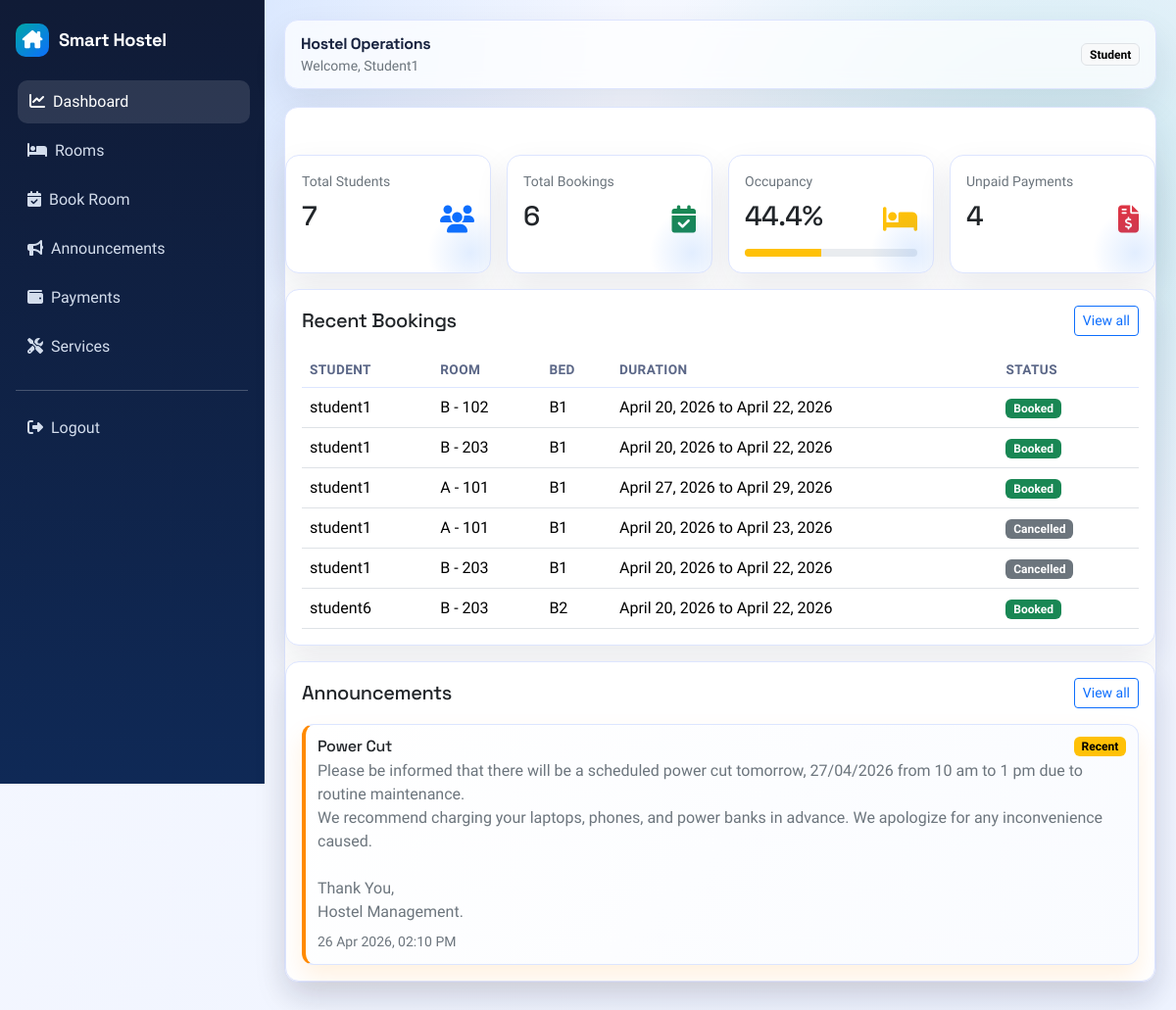
/dashboard (signed in), run on an earlier commit of the app's database.
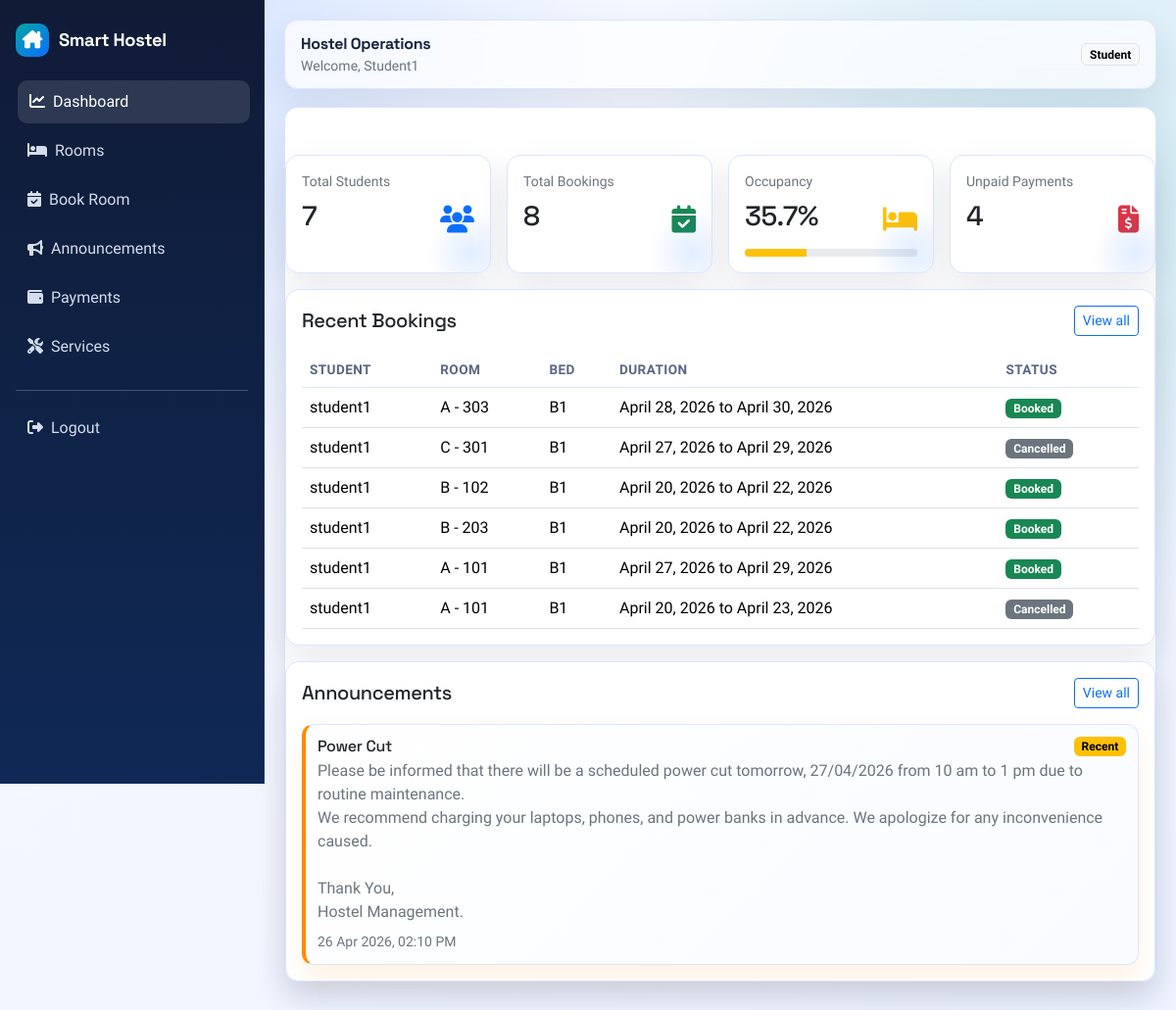
And on a later commit of the database.
### bookings/models.py (models this page shows, shortened)
class Booking(models.Model):
	STATUS_BOOKED = "booked"
	STATUS_CANCELLED = "cancelled"
	STATUS_COMPLETED = "completed"
	STATUS_CHOICES = [
		(STATUS_BOOKED, "Booked"),
		(STATUS_CANCELLED, "Cancelled"),
		(STATUS_COMPLETED, "Completed"),
	]
	user = models.ForeignKey(settings.AUTH_USER_MODEL, on_delete=models.CASCADE, related_name="bookings")
	room = models.ForeignKey("hostel.Room", on_delete=models.PROTECT, related_name="bookings")
	bed = models.ForeignKey("hostel.Bed", on_delete=models.PROTECT, related_name="bookings")
	start_date = models.DateField()
	end_date = models.DateField()
	expires_at = models.DateTimeField(blank=True, null=True)
	status = models.CharField(max_length=20, choices=STATUS_CHOICES, default=STATUS_BOOKED)
	qr_code = models.ImageField(upload_to="bookings/qr_codes/", blank=True, null=True)
	check_in_at = models.DateTimeField(blank=True, null=True)
	created_at = models.DateTimeField(auto_now_add=True)
	class Meta:
		ordering = ["-created_at"]

### accounts/models.py (models this page shows, shortened)
class User(AbstractUser):
	ROLE_ADMIN = "admin"
	ROLE_STUDENT = "student"
	ROLE_CHOICES = [
		(ROLE_ADMIN, "Admin"),
		(ROLE_STUDENT, "Student"),
	]
	role = models.CharField(max_length=20, choices=ROLE_CHOICES, default=ROLE_STUDENT)

### hostel/models.py (models this page shows, shortened)
class Room(models.Model):
	TYPE_SINGLE = "single"
	TYPE_DOUBLE = "double"
	TYPE_TRIPLE = "triple"
	TYPE_DORM = "dorm"
	ROOM_TYPE_CHOICES = [
		(TYPE_SINGLE, "Single"),
		(TYPE_DOUBLE, "Double"),
		(TYPE_TRIPLE, "Triple"),
		(TYPE_DORM, "Dorm"),
	]
	hostel = models.ForeignKey(Hostel, on_delete=models.CASCADE, related_name="rooms")
	room_number = models.CharField(max_length=30)
	room_type = models.CharField(max_length=20, choices=ROOM_TYPE_CHOICES)
	capacity = models.PositiveIntegerField()
	available_beds = models.IntegerField(default=0)
	class Meta:
		ordering = ["room_number"]
		unique_together = ("hostel", "room_number")

class Bed(models.Model):
	room = models.ForeignKey(Room, on_delete=models.CASCADE, related_name="beds")
	bed_number = models.CharField(max_length=30)
	is_available = models.BooleanField(default=True)
	class Meta:
		ordering = ["bed_number"]
		unique_together = ("room", "bed_number")

### announcements/models.py (models this page shows, shortened)
class Announcement(models.Model):
    title = models.CharField(max_length=255)
    message = models.TextField()
    created_at = models.DateTimeField(auto_now_add=True)
    created_by = models.ForeignKey(
        settings.AUTH_USER_MODEL,
        on_delete=models.CASCADE,
        related_name="announcements",
        limit_choices_to={"role": "admin"},
    )
    class Meta:
        ordering = ["-created_at"]

### accounts/views.py (the view)
# urls.py: path("dashboard", dashboard_view, name="dashboard"),
@login_required
def dashboard_view(request):
	return render(request, "dashboard.html", _build_dashboard_context(request))

### accounts/views.py (called while the page is built)
def _is_admin_user(user):
	role = (getattr(user, "role", "") or "").strip().lower()
	return bool(user and user.is_authenticated and (user.is_superuser or role == User.ROLE_ADMIN.lower()))

### core/context_processors.py (called while the page is built)
def _is_admin_user(user):
    role = (getattr(user, "role", "") or "").strip().lower()
    return bool(user and user.is_authenticated and (user.is_superuser or role == "admin"))

def notification_context(request):
    if not request.user.is_authenticated:
        return {"recent_notifications": [], "unread_notification_count": 0, "is_admin_user": False}
    notifications = Notification.objects.filter(recipient=request.user).only("title", "message", "created_at", "is_read")[:5]
    unread_count = Notification.objects.filter(recipient=request.user, is_read=False).count()
    return {
        "recent_notifications": notifications,
        "unread_notification_count": unread_count,
        "is_admin_user": _is_admin_user(request.user),
    }

### templates/dashboard.html (shortened to what the changed rows need)
{% extends "base.html" %}
{% load static %}
{% block content %}
<div class="card card-soft mb-3">
<div class="row g-3 mb-3">
    <div class="col-md-6 col-xl-3">
        <div class="card card-soft metric-card h-100">
            <div class="card-body">
                <div class="d-flex align-items-end justify-content-between mt-2">
                    <h3 class="mb-0">{{ total_bookings }}</h3>
                    <i class="fa-solid fa-calendar-check fs-3 text-success"></i>
                </div>
            </div>
        </div>
    </div>
    <div class="col-md-6 col-xl-3">
        <div class="card card-soft metric-card h-100">
            <div class="card-body">
                <div class="d-flex align-items-end justify-content-between mt-2">
                    <h3 class="mb-0">{{ occupancy_percentage }}%</h3>
                    <i class="fa-solid fa-bed fs-3 text-warning"></i>
                </div>
                <div class="progress mt-3" style="height: 8px;">
                    <div class="progress-bar bg-warning" style="width: {{ occupancy_percentage }}%"></div>
                </div>
            </div>
        </div>
    </div>
</div>
<div class="card card-soft mb-3">
    <div class="card-body">
        <div class="table-responsive">
            <table class="table align-middle mb-0 mobile-table">
                <thead>
                <tr>
                    <th>Student</th>
                    <th>Room</th>
                    <th>Bed</th>
                    <th>Duration</th>
                    <th>Status</th>
                </tr>
                </thead>
                <tbody>
                {% for booking in recent_bookings %}
                <tr>
                    <td>{{ booking.user.username }}</td>
                    <td>{{ booking.room.room_number }}</td>
                    <td>{{ booking.bed.bed_number }}</td>
                    <td>{{ booking.start_date }} to {{ booking.end_date }}</td>
                    <td>
                        {% if booking.status == "booked" %}
                        <span class="badge text-bg-success">Booked</span>
                        {% elif booking.status == "cancelled" %}
                        <span class="badge text-bg-secondary">Cancelled</span>
                        {% else %}
                        <span class="badge text-bg-primary">Completed</span>
                        {% endif %}
                    </td>
                </tr>
                {% empty %}
                <tr><td colspan="5" class="text-center text-secondary py-4">No bookings yet.</td></tr>
                {% endfor %}
                </tbody>
            </table>
        </div>
    </div>
</div>
<div class="card card-soft">
    <div class="card-body">
        <div class="announcement-list">
            {% for announcement in latest_announcements %}
            <div class="announcement-item {% if forloop.counter <= 2 %}announcement-recent{% endif %}">
                <div class="d-flex justify-content-between align-items-start gap-2">
                    <h6 class="mb-1">{{ announcement.title }}</h6>
                    {% if forloop.counter <= 2 %}
                    <span class="badge text-bg-warning">Recent</span>
                    {% endif %}
                </div>
                <p class="mb-2 text-secondary">{{ announcement.message|linebreaksbr }}</p>
                <div class="small text-secondary">{{ announcement.created_at|date:"d M Y, h:i A" }}</div>
            </div>
            {% empty %}
            <div class="text-secondary">No announcements yet.</div>
            {% endfor %}
        </div>
    </div>
</div>
{% endblock %}

What changed in the data, as far as the page shows it:
no longer on this page (row unchanged): Booking: user.username "student1", room.room_number "B - 203", bed.bed_number "B1", start_date "April 20, 2026", end_date "April 22, 2026", status "Cancelled"
no longer on this page (row unchanged): Booking: user.username "student6", room.room_number "B - 203", bed.bed_number "B2", start_date "April 20, 2026", end_date "April 22, 2026", status "Booked"
added Booking: user.username "student1", room.room_number "A - 303", bed.bed_number "B1", start_date "April 28, 2026", end_date "April 30, 2026", status "Booked"
added Booking: user.username "student1", room.room_number "C - 301", bed.bed_number "B1", start_date "April 27, 2026", end_date "April 29, 2026", status "Cancelled"
Also different on the page:
{{ total_bookings }}: "6" → "8"
{{ occupancy_percentage }}: "44.4" → "35.7"
{{ occupancy_percentage }}: 44.4 → 35.7 (drawn)
